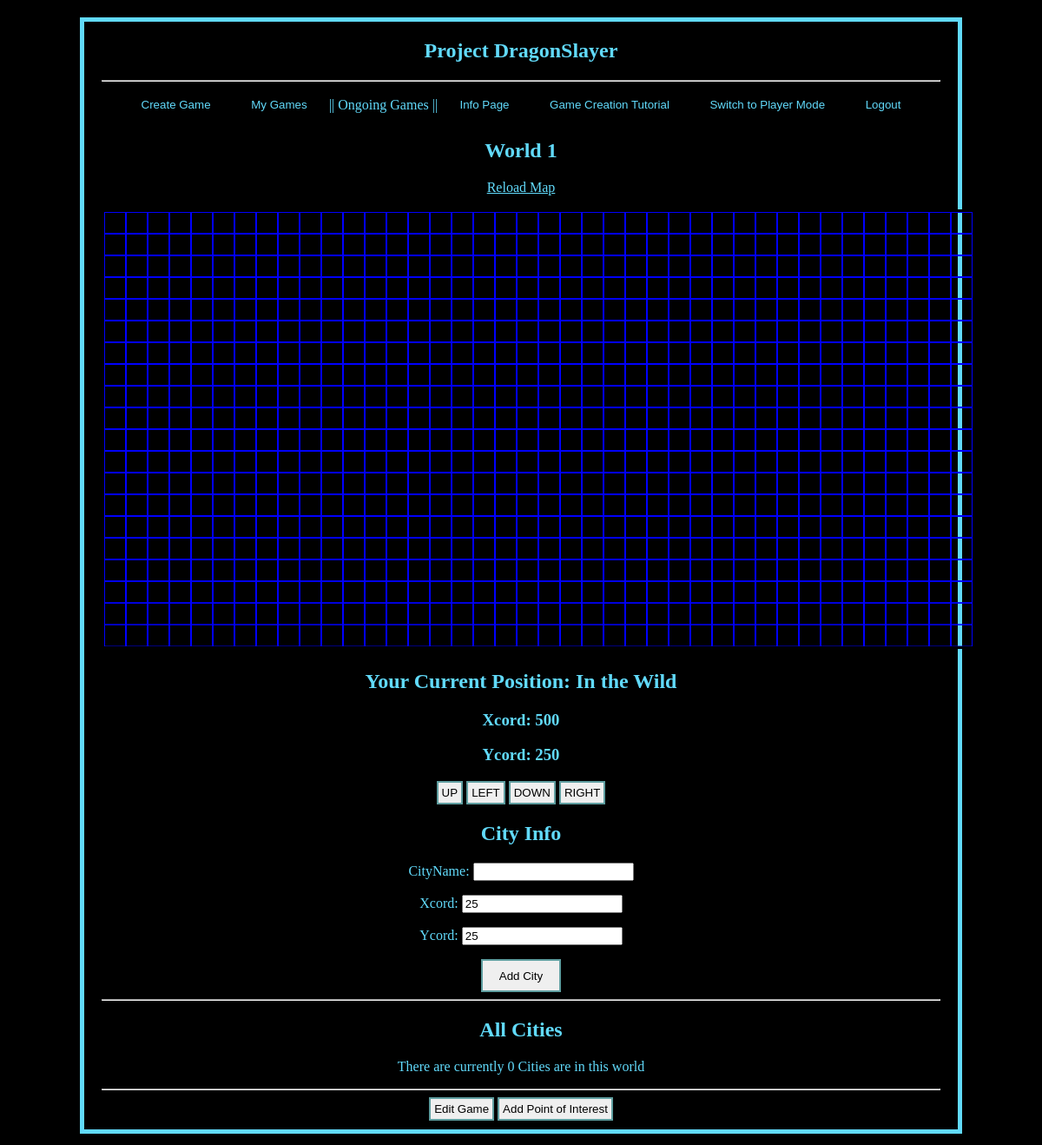
The page /addcity/1/ (signed in) on the database as committed earlier.
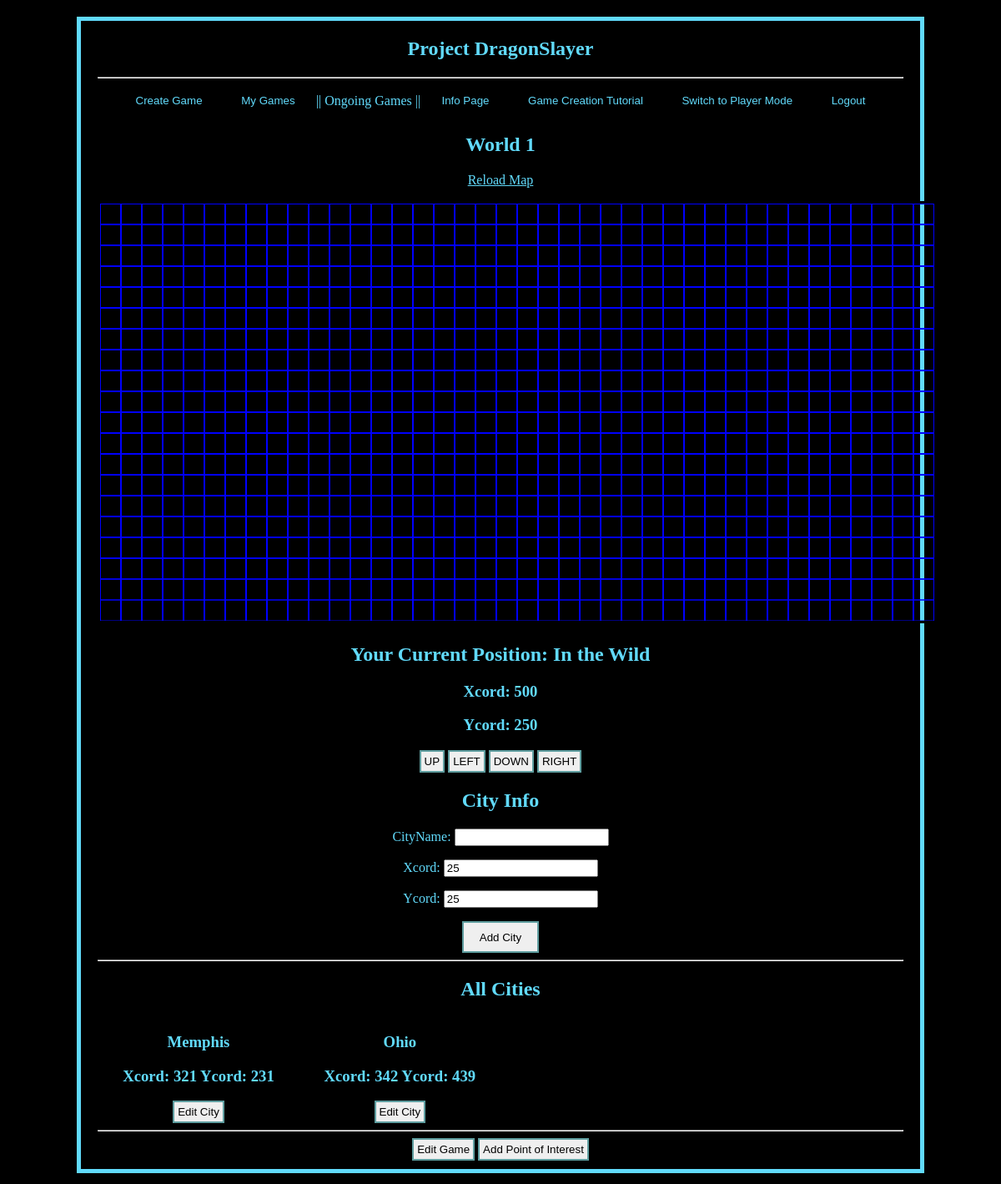
The same page on the database as committed later.
### DDGameApp/models.py (models this page shows)
class City(models.Model):
    cityName = models.CharField(max_length =2000)
    xcord = models.IntegerField(default=25)
    ycord = models.IntegerField(default=25)
    foreign_Game = models.ForeignKey(GameModel, on_delete= models.CASCADE)

### DDGameApp/views.py (the view)
# urls.py: path('addcity/<int:gmID>/', views.addcity, name = 'addcity'),
def addcity(request, gmID):
    games = GameModel.objects.get(pk = gmID)
    city = City.objects.filter(foreign_Game=games)
    citylength= len(city)
    point = Points.objects.filter(foreign_Game=games)
    if request.method == 'POST':
        new = CityForm(request.POST)
        if new.is_valid():
            form = City.objects.create(cityName=request.POST['cityName'], xcord=request.POST['xcord'],  ycord=request.POST['ycord'], foreign_Game = games)
            form.save()
            return redirect('addcity', gmID)
    return render(request, 'DDGameApp/addcity.html',{'gmID': gmID, 'point': point, 'game': games, 'city': city, 'citylength': citylength, 'pointform': PointForm(), 'cityform': CityForm(), 'gameform': GameForm(instance=games)})

### DDGameApp/forms.py
class PointForm(forms.ModelForm):
    class Meta():
        model = Points
        fields = ['pointName','xcord','ycord']

class CityForm(forms.ModelForm):
    class Meta():
        model = City
        fields = ['cityName','xcord','ycord']

### DDGameApp/templates/DDGameApp/addcity.html (shortened to what this page needs)
{% extends 'DDGameApp/overlord.html' %} {% block over %} {%load static%}
<section>
    <h2>{{game.worldName}}</h2>
    <p><a href="">Reload Map</a></p>
    <canvas id="mycanvas" width="1000" height="500" style="border:3px solid #000000;"></canvas>
    <h2 id="location">Your Current Position: In the Wild</h2>
    <h3>
        <p id="xcordt">Xcord: 500</p>
        <p id="ycordt">Ycord: 250</p>
    </h3>
    <p>
        <button class="butt" onclick="moving('up')">UP</button>
        <button class="butt" onclick="moving('left')">LEFT</button>
        <button class="butt" onclick="moving('down')">DOWN</button>
        <button class="butt" onclick="moving('right')">RIGHT</button>
    </p>
    <h2>City Info</h2>
    <div>
        <form method="post">
            {{cityform.as_p}}
            <button>Add City</button>
        </form>
    </div>
    <hr>
    <h2>All Cities</h2>
    {%if citylength > 0%}
    <div id="container2">
        {%for x in city%}
        <div class="cityblock">
            <h3>{{x.cityName}}</h3>
            <h3>Xcord: {{x.xcord}} Ycord: {{x.ycord}}</h3>
            <button class="butt" onclick=window.location.href="{% url 'editcity' gmID x.id %}" >Edit City</button>
        </div>
        {%endfor%}
    </div>
    {%else%}
    <p>There are currently 0 Cities are in this world</p>
    {%endif%}
    <hr>
    <button class="butt" onclick=window.location.href="{% url 'editgame' gmID %}" >Edit Game</button>
    <button class="butt" onclick=window.location.href="{% url 'addpoint' gmID %}" >Add Point of Interest</button>
</section>
{% endblock %}

Rows that differ between the two databases and show on the page:
added City: cityName "Memphis", xcord "321", ycord "231"
added City: cityName "Ohio", xcord "342", ycord "439"
Other text that changed with them:
text no longer shown: "There are currently 0 Cities are in this world"
